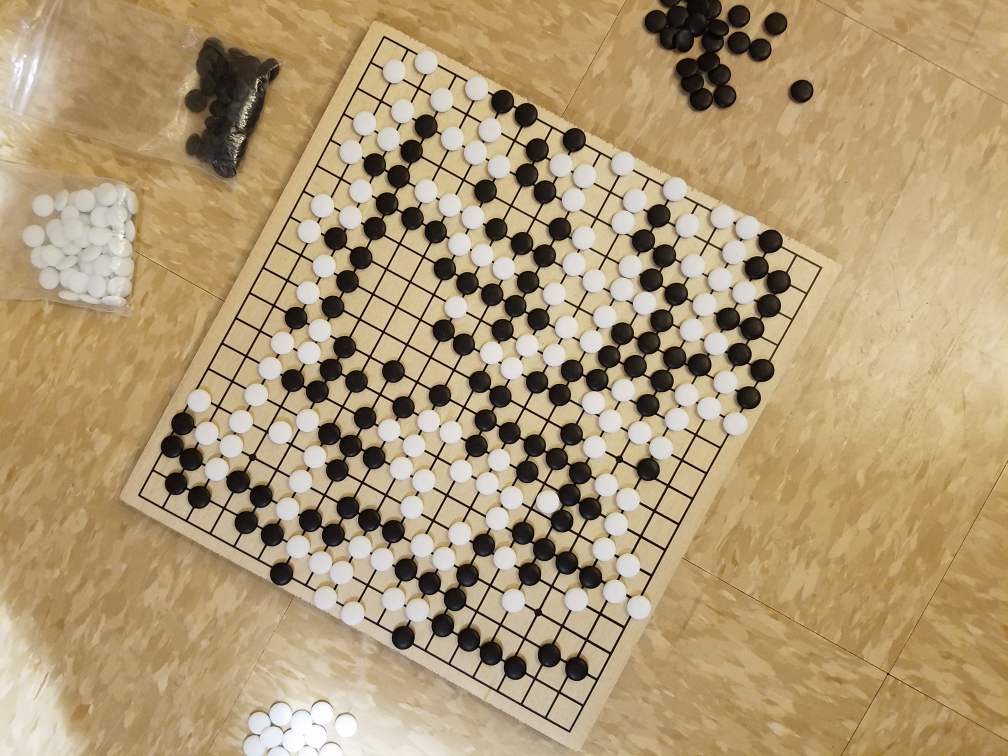
%> input picture TestBoard5.jpg, 4032 x 3024 px (shown at 1/4 size)
$ octave orientation_time_test.m   (GNU Octave 9; MATLAB toolbox functions it lacks are replaced by stand-ins)
%> lines starting %> are read from the running program, lines starting %| are printed output that depends on the picture; in (x1, y1, x2, y2) boxes, pixels count from 0 and x2, y2 are one past the last pixel; in counts of white or black regions, pixels touching at a corner belong together; the program's own positions count from 1
img = imread('TestBoard5.jpg');
img = double(rgb2gray(img));
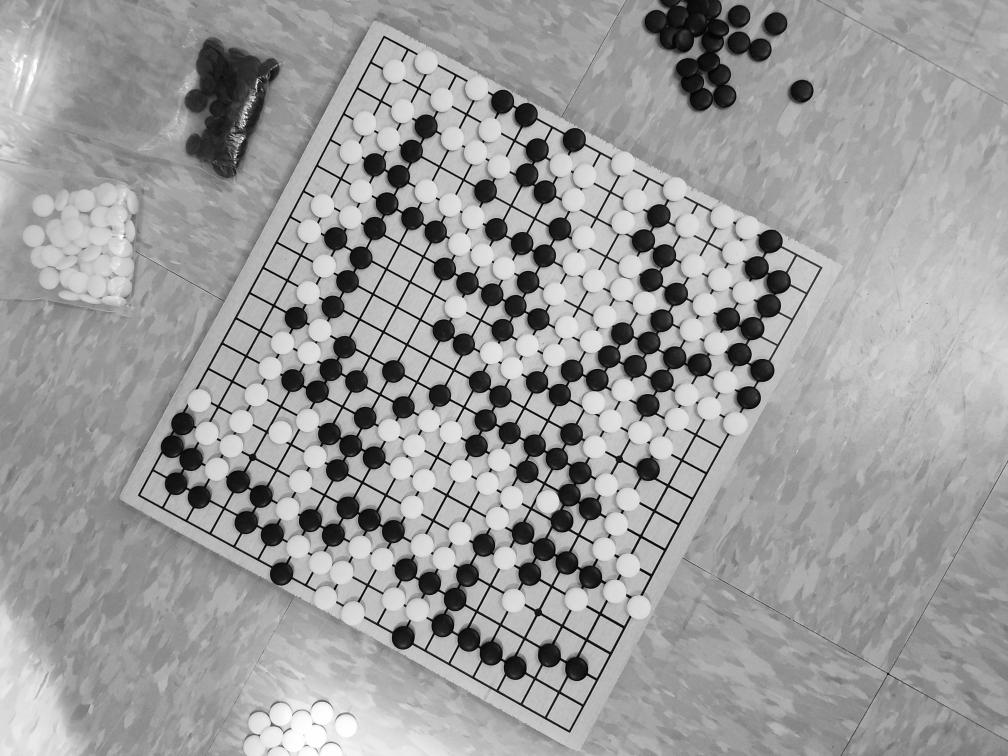
%> img: size 3024x4032 double (shown at 1/4 size); min 0, max 255, mean 155.8

disp('running fourier transform');

tic;
PS = fftshift(2*log(abs(fft2(img))+1));
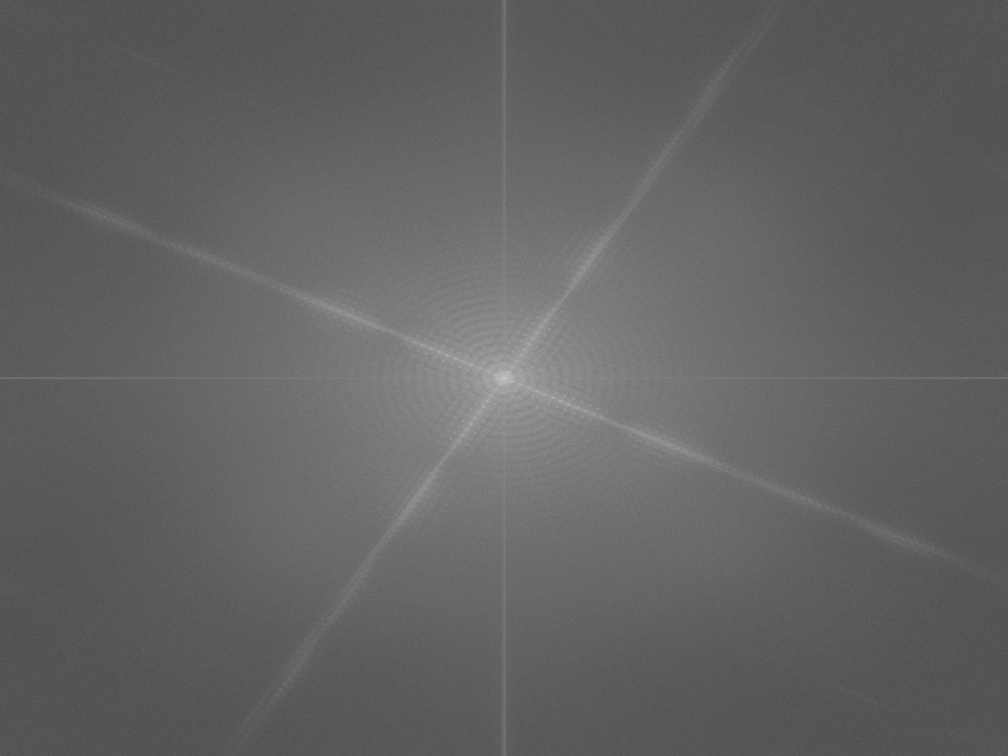
%> PS: size 3024x4032 double (shown at 1/4 size); min 2, max 42.73, mean 17.8; drawn with min black and max white
M = max(PS(:));
%> M = 42.73
fourier = uint8(255*(PS/M));
toc;

disp('running fourier transform with imresize');

tic;
PS = fftshift(2*log(abs(fft2(imresize(img, [507 NaN])))+1));
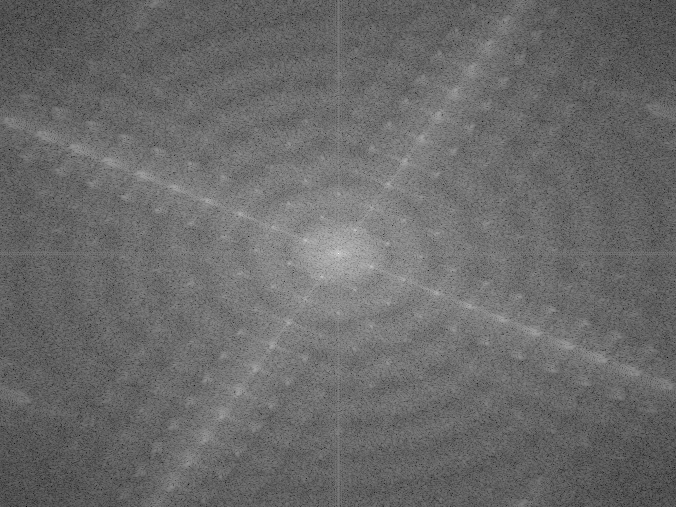
%> PS: size 507x676 double; min 3.63, max 35.59, mean 17; drawn with min black and max white
M = max(PS(:));
%> M = 35.59
fourier = uint8(255*(PS/M));
%> fourier: size 507x676 uint8
toc;

disp('running hough transform');

tic;
img = imgaussfilt(img, 5);
img(img<0) = 0;
img = img - min(img(:));
img = img / max(img(:));
h = [1 1 1 1 1; 1 1 1 1 1; 1 1 -24 1 1; 1 1 1 1 1; 1 1 1 1 1];
line_img = imfilter(img, h);
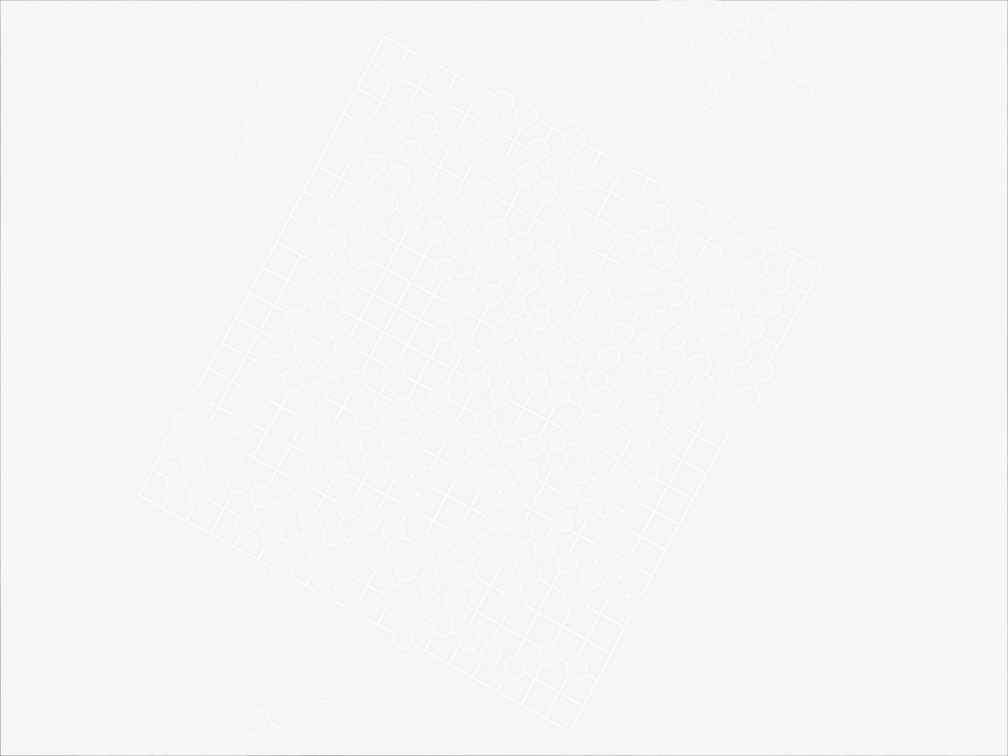
%> line_img: size 3024x4032 double (shown at 1/4 size); min -14.27, max 0.487, mean -0.0112; drawn with min black and max white
line_img(line_img < 0) = 0;
line_img = line_img - min(line_img(:));
line_img = line_img / max(line_img(:));
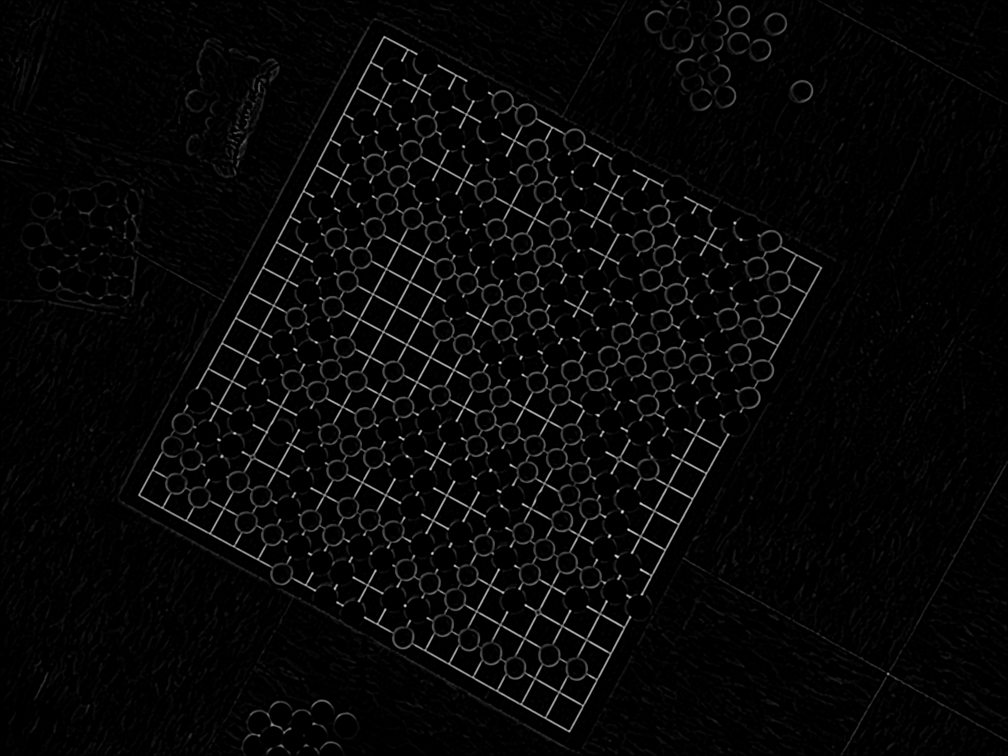
%> line_img: size 3024x4032 double (shown at 1/4 size); min 0, max 1, mean 0.028
line_img = im2bw(line_img, 0.4);
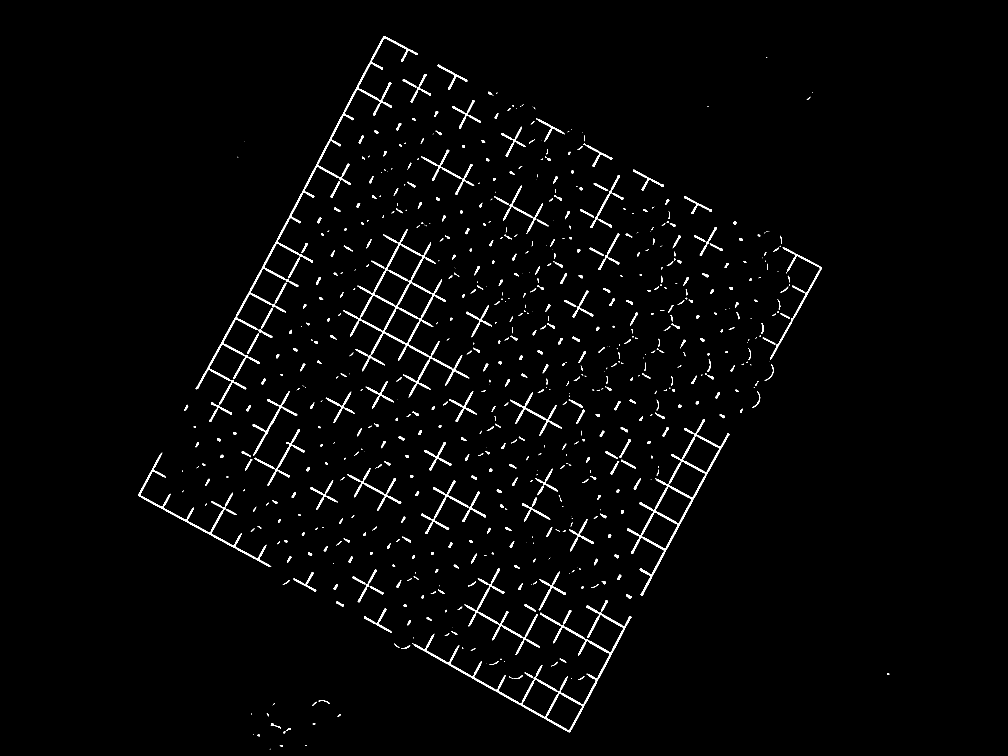
%> line_img: size 3024x4032 logical (shown at 1/4 size); 1.7% white; 752 white regions (197 under 20 px), largest, box (x1, y1, x2, y2) and area: (783, 145, 1670, 1619) 21674, (1400, 916, 1877, 1590) 19255, (1655, 2422, 2525, 2929) 16903
[H, T, R] = hough(line_img, 'RhoResolution', 5, 'ThetaResolution', 1);
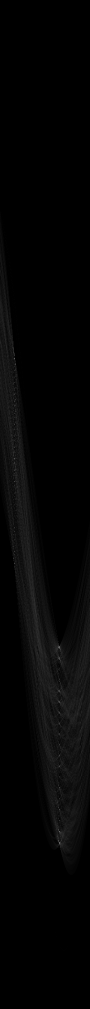
%> H: size 2017x180 double (shown at 1/2 size); min 0, max 5443, mean 101.7; drawn with min black and max white
%> T = 180 values from -90 to 89; R = 2017 values from -5040 to 5040
toc;

$ run again, with TestBoard1.jpg copied over TestBoard5.jpg
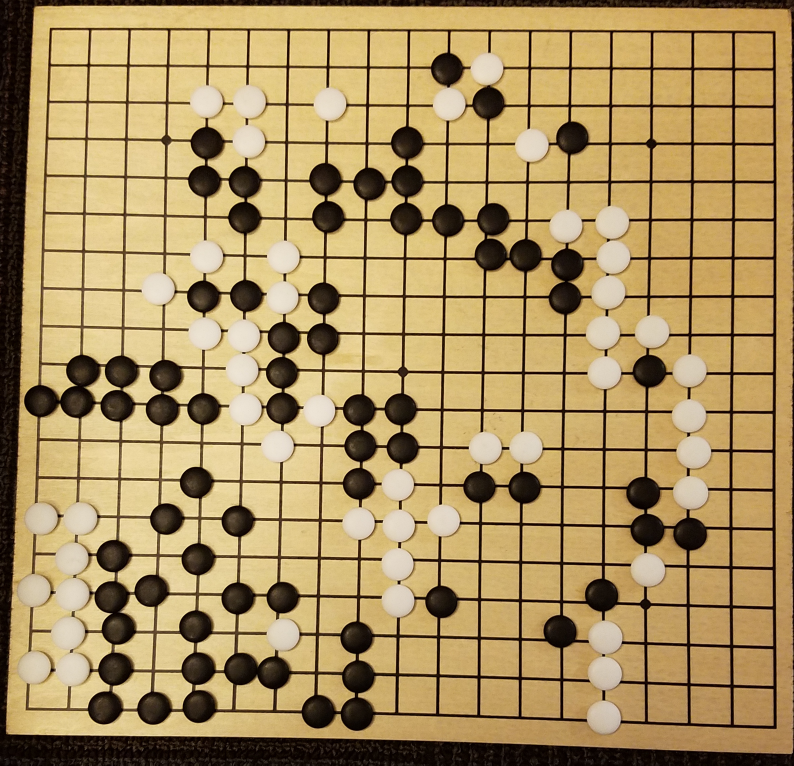
%> input picture TestBoard1.jpg, 2380 x 2296 px (shown at 1/3 size)
%> `M = max(PS(:));`: M = 41.02
%> `M = max(PS(:));`: M = 34.98
%> `line_img = im2bw(line_img, 0.4);`:
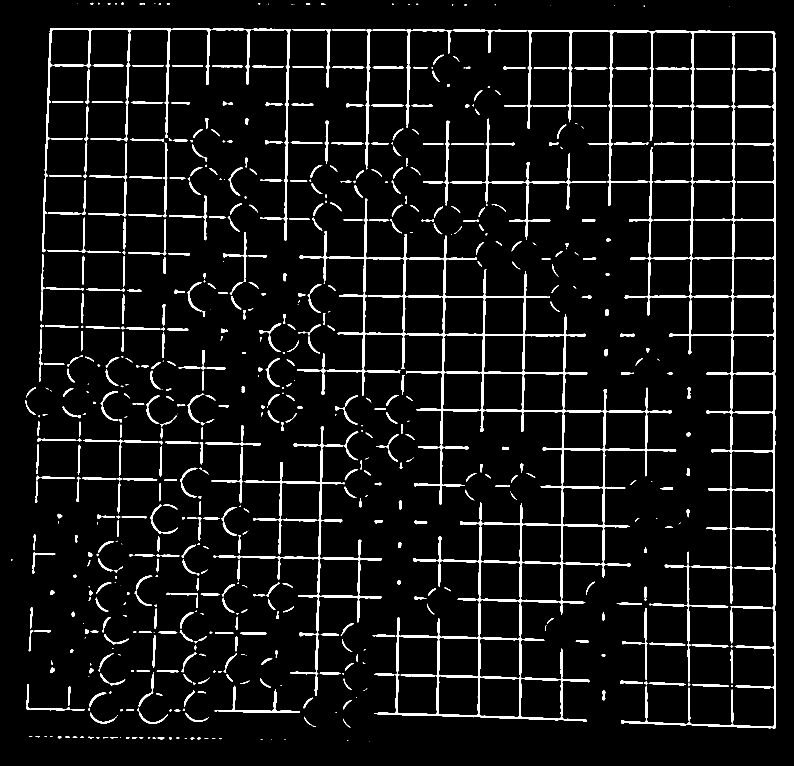
%> line_img: size 2296x2380 logical (shown at 1/3 size); 6.1% white; 763 white regions (130 under 20 px), largest, box (x1, y1, x2, y2) and area: (899, 596, 2029, 2166) 77991, (1580, 90, 2328, 2185) 58843, (127, 84, 634, 757) 11657
%> `[H, T, R] = hough(line_img, 'RhoResolution', 5, 'ThetaResolution', 1);`:
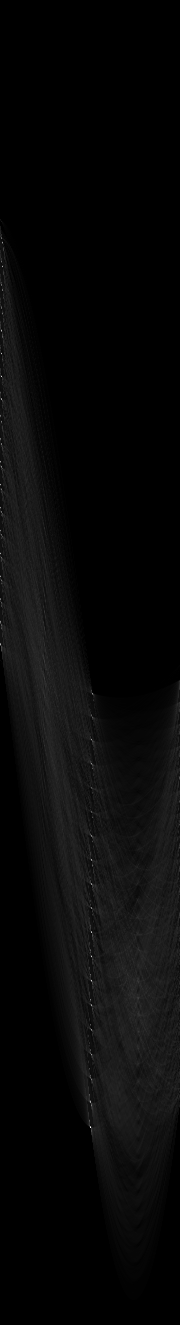
%> H: size 1325x180 double; min 0, max 7453, mean 250.7; drawn with min black and max white
%> T = 180 values from -90 to 89; R = 1325 values from -3310 to 3310

$ run again, with TestBoard3.jpg copied over TestBoard5.jpg
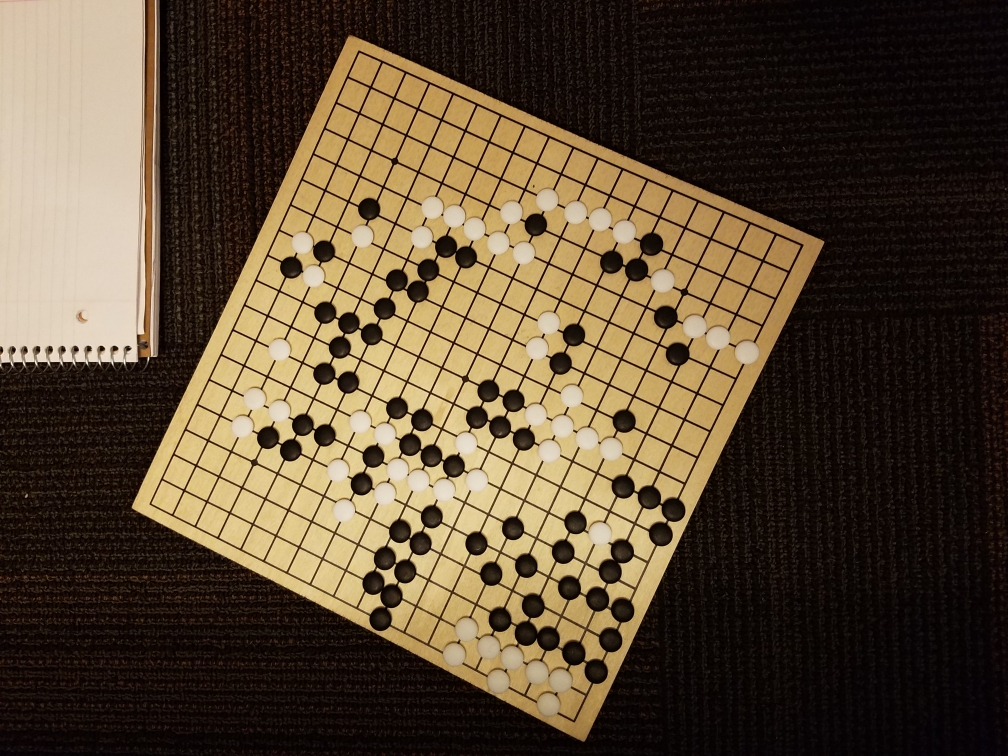
%> input picture TestBoard3.jpg, 4032 x 3024 px (shown at 1/4 size)
%> `M = max(PS(:));`: M = 41.31
%> `M = max(PS(:));`: M = 34.16
%> `line_img = im2bw(line_img, 0.4);`:
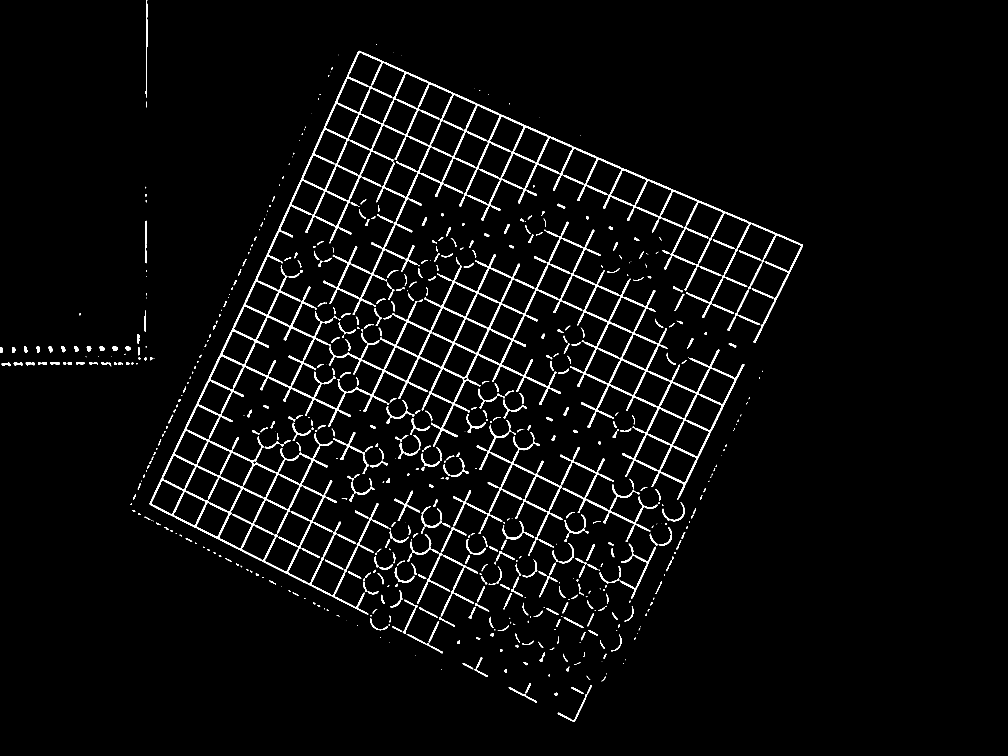
%> line_img: size 3024x4032 logical (shown at 1/4 size); 3% white; 764 white regions (151 under 20 px), largest, box (x1, y1, x2, y2) and area: (599, 203, 3212, 2458) 125948, (1345, 887, 2281, 1785) 41274, (2280, 1115, 2977, 1999) 32875
%> `[H, T, R] = hough(line_img, 'RhoResolution', 5, 'ThetaResolution', 1);`:
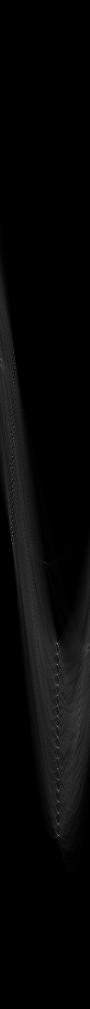
%> H: size 2017x180 double (shown at 1/2 size); min 0, max 6300, mean 182.9; drawn with min black and max white
%> T = 180 values from -90 to 89; R = 2017 values from -5040 to 5040

$ run again, with TestBoard4.jpg copied over TestBoard5.jpg
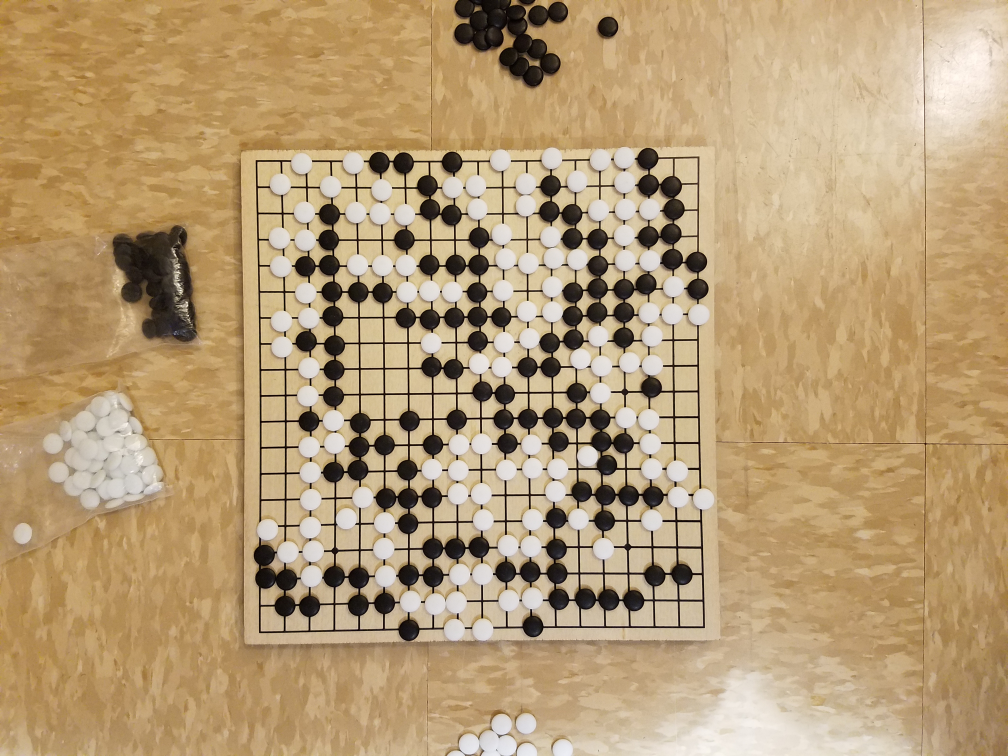
%> input picture TestBoard4.jpg, 4032 x 3024 px (shown at 1/4 size)
%> `M = max(PS(:));`: M = 42.78
%> `M = max(PS(:));`: M = 35.63
%> `line_img = im2bw(line_img, 0.4);`:
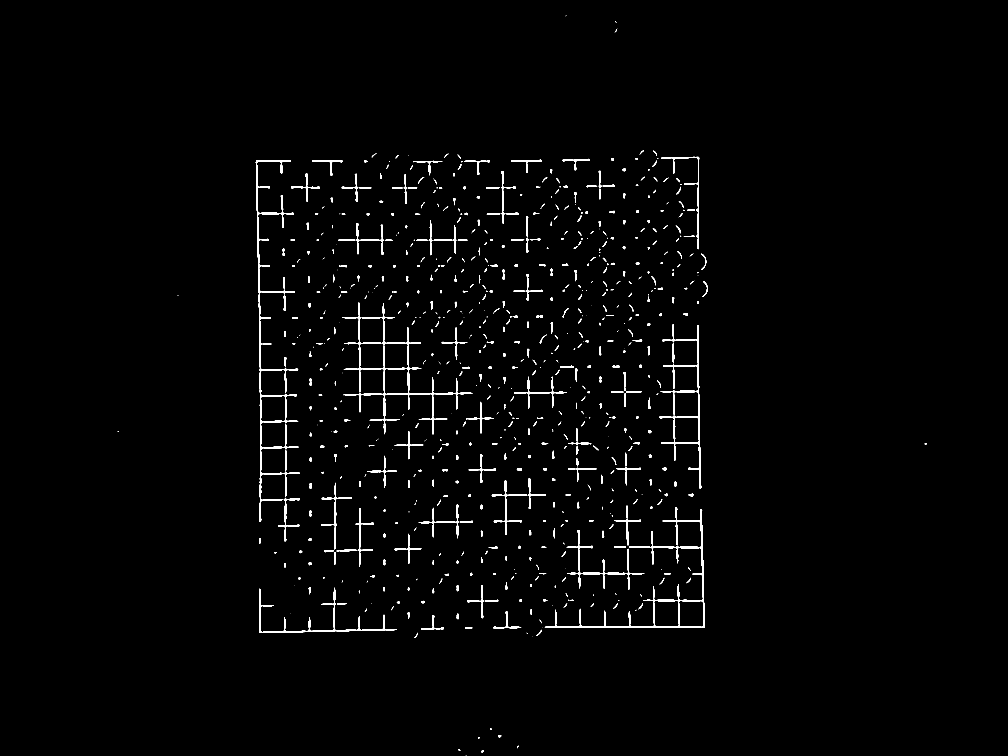
%> line_img: size 3024x4032 logical (shown at 1/4 size); 1.3% white; 812 white regions (174 under 20 px), largest, box (x1, y1, x2, y2) and area: (1023, 641, 1193, 2087) 12592, (2179, 2038, 2819, 2512) 12276, (2638, 1301, 2806, 1954) 8571
%> T = 180 values from -90 to 89; R = 2017 values from -5040 to 5040
